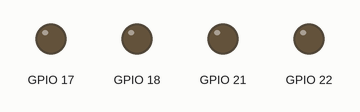
The program below on a simulated Raspberry Pi (BCM pin numbers). Parts: output pins drawn as LEDs (lit = HIGH). At 16.0 s the program stops and its outputs stay as they are.

Above: at 0.1 s.
At 3.1 s:
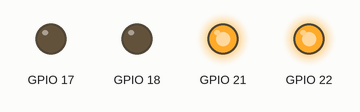
At 5.1 s:
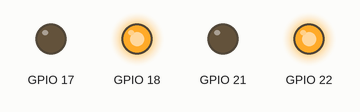
At 7.1 s:
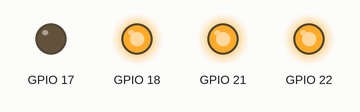
At 11.1 s:
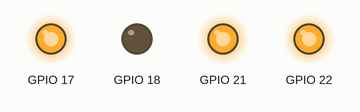
At 15.1 s:
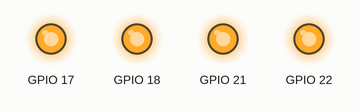
Timing chart, 0 to 17.5 s (numbered marks = the images above):
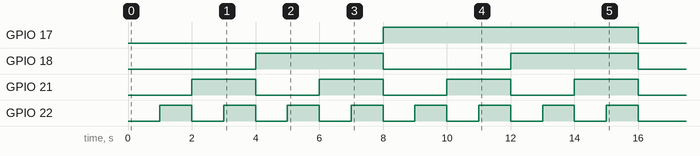

Measured:
- by itself, GPIO 17: LOW → HIGH at 8.0 s, → LOW 8.0 s later
- by itself, GPIO 18: alternates HIGH for 4.0 s and LOW for 4.0 s
- by itself, GPIO 21: alternates HIGH for 2.0 s and LOW for 2.0 s
- by itself, GPIO 22: alternates HIGH for 1.0 s and LOW for 1.0 s

The program:

binary_counter.py
```python
from time import sleep

import RPi.GPIO as GPIO

GPIO.setmode(GPIO.BCM)

GPIO.setup(17, GPIO.OUT)
GPIO.setup(18, GPIO.OUT)
GPIO.setup(21, GPIO.OUT)
GPIO.setup(22, GPIO.OUT)

for n in range(0, 16):

  x = n

  if (x >= 8):
    GPIO.output(17, True)
    x = x - 8
  else:
    GPIO.output(17, False)

  if (x >= 4):
    GPIO.output(18, True)
    x = x - 4
  else:
    GPIO.output(18, False)

  if (x >= 2):
    GPIO.output(21, True)
    x = x - 2
  else:
    GPIO.output(21, False)

  if (x == 1):
    GPIO.output(22, True)
    x = x - 1
  else:
    GPIO.output(22, False)

  sleep(1)

  GPIO.output(17, False)
  GPIO.output(18, False)
  GPIO.output(21, False)
  GPIO.output(22, False)

GPIO.cleanup()
```
